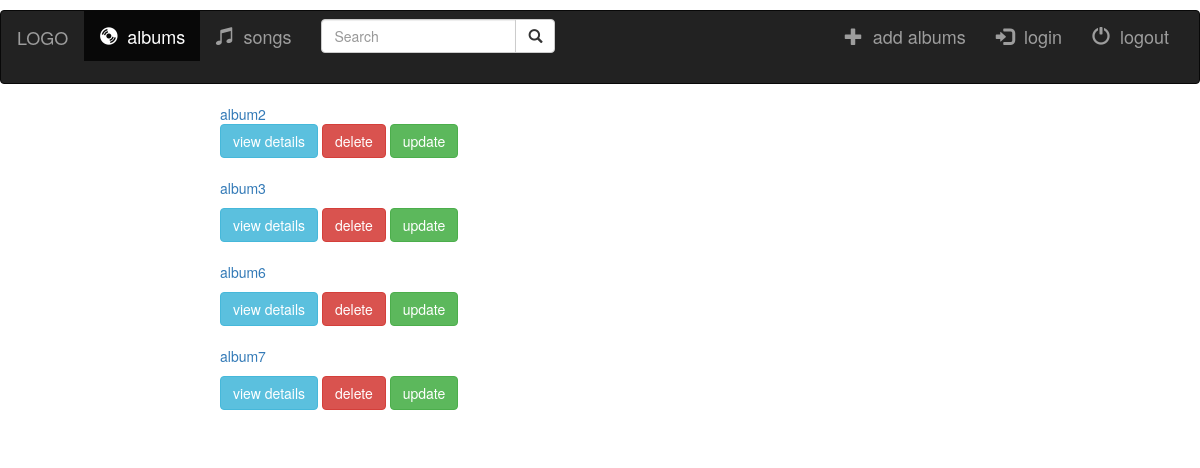
The app's page /music/ with its own data.
### music/models.py (models this page shows, shortened)
class Album(models.Model):
	artist=models.CharField(max_length=250)
	album_title=models.CharField(max_length=250)
	genre=models.CharField(max_length=100)
	album_logo=models.FileField()

### music/views.py (the view)
class IndexView(generic.ListView):
	template_name='index.html'
	context_object_name='albums'
	def get_queryset(self):
		return Album.objects.all()

### music/templates/index.html
{% extends 'base.html'%}
{% block content%}
<div class='col-sm-offset-2'>
{%if albums%}
{%for album in albums%}
<a href='{% url 'music:detail' album.id %}'>{{album.album_title}}</a><br>
<p>
<a class='btn btn-info' href='{% url 'music:detail' album.id %}'>view details</a>
<a class='btn btn-danger' href='{% url 'music:album-delete' album.id%}'>delete</a>
<a class='btn btn-success' href='{% url 'music:album-update' album.id %}'>update</a>
<br>
<br>
{%endfor%}
{%else%}
<h3>
nooo albums
</h3>
{%endif%}
</div>
{%endblock%}

### records on screen
Album: album_title "album2"
Album: album_title "album3"
Album: album_title "album6"
Album: album_title "album7"
